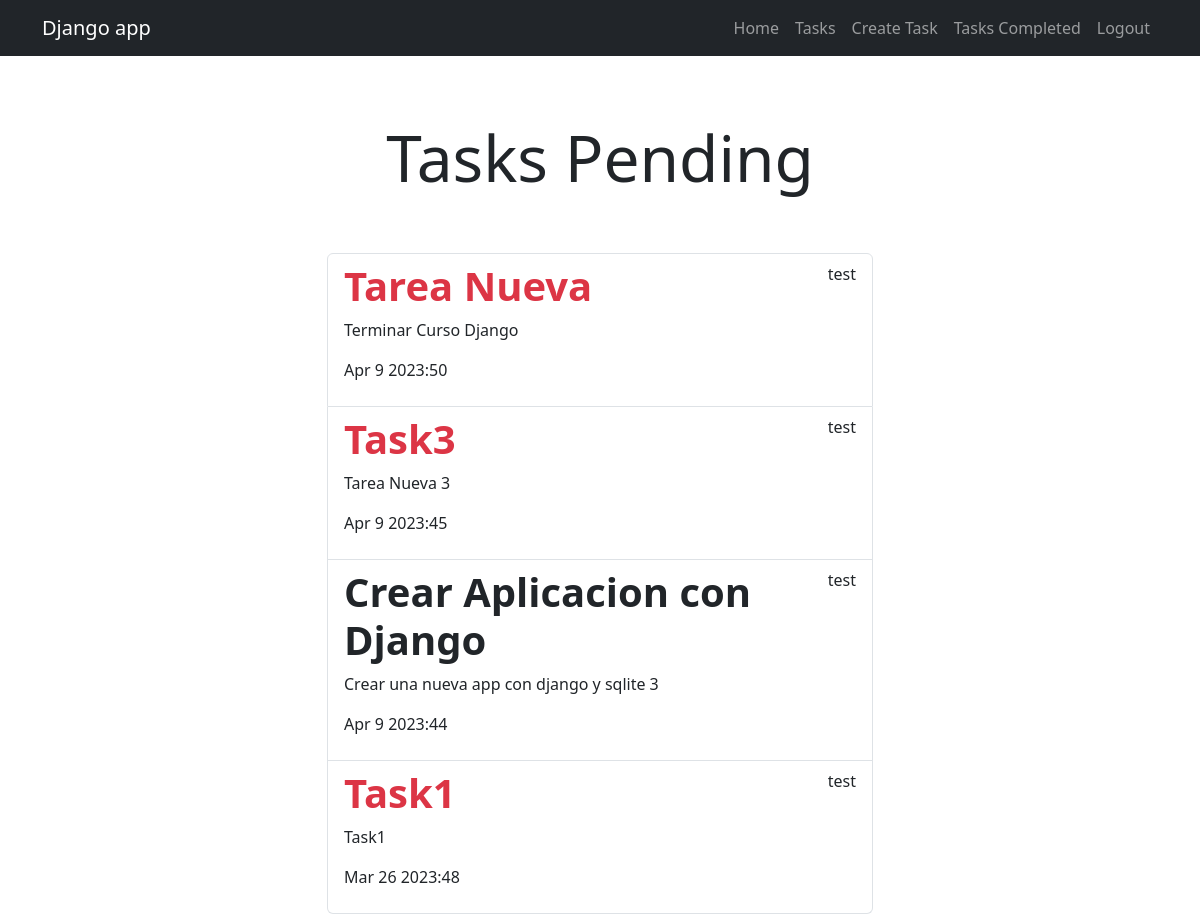
Page /tasks_completed/ (signed in) on the committed database.
### tasks/models.py (models this page shows, shortened)
class Task(models.Model):
    title = models.CharField(max_length=100)
    description = models.TextField(blank=True)
    created = models.DateTimeField(auto_now_add=True)
    date_completed = models.DateTimeField(null=True, blank=True)
    important = models.BooleanField(default=False)
    user = models.ForeignKey(User, on_delete=models.CASCADE)

### tasks/views.py (the view)
# urls.py: path("tasks_completed/", views.tasks_completed, name="tasks_completed"),
@login_required
def tasks_completed(request):
    tasks = Task.objects.filter(user=request.user, date_completed__isnull=False).order_by('-date_completed')
    return render(request, "tasks.html", {
        "tasks": tasks
    })

### tasks/templates/tasks.html
{% extends "base.html" %}
{% block content %}
<main class="container">
    <div class="row">
        <div class="col-md-6 offset-md-3">
            <h1 class="text-center display-3 py-5">Tasks Pending</h1>
                <ul class="list-group">
                    {% for task in tasks %}
                    <a class="list-group-item" href="{% url 'task_detail' task.id %}">
                        <header class="d-flex justify-content-between">
                                    {% if task.important %}
                                    <h1 class="fw-bold text-danger">
                                        {{ task.title }}
                                    </h1>
                                    {% else %}
                                        <h1 class="fw-bold">
                                            {{ task.title }}
                                        </h1>
                                {% endif %}
                                <p>
                                    {{ task.user.username }}
                                </p>
                        </header>
                                <p>
                                    {{ task.description }}
                                </p>
                                <p>{{ task.date_completed|date:'M j Y:i' }}</p>
                            </a>
                    {% endfor %}
                </ul>
        </div>
    </div>
</main>
{% endblock %}

### tasks/templates/base.html (shortened to what this page needs)
<!DOCTYPE html>
<html lang="en">
<head>
    <link rel="stylesheet" href="https://cdn.jsdelivr.net/npm/bootstrap@5.3.0-alpha3/dist/css/bootstrap.min.css">
</head>
<body>
    <nav class="navbar navbar-expand-lg bg-dark navbar-dark">
        <div class="container">
          <a class="navbar-brand" href="/">Django app</a>
          <div class="collapse navbar-collapse" id="navbarNav">
            <ul class="navbar-nav ms-auto">
                <li class="nav-item">
                    <a href="/" class="nav-link">Home</a>
                </li>
                {% if user.is_authenticated %}
                <li class="nav-item">
                    <a href="/tasks" class="nav-link">Tasks</a>
                </li>
                <li class="nav-item">
                    <a href="/tasks/create " class="nav-link">Create Task</a>
                </li>
                <li class="nav-item">
                    <a href="/tasks_completed" class="nav-link">Tasks Completed</a>
                </li>
                <li class="nav-item">
                    <a href="/logout" class="nav-link">Logout</a>
                </li>
                {% endif %}
            </ul>
          </div>
        </div>
      </nav>
{% block content %}
{% endblock %}
</body>
</html>

### rows in the picture
Task: title "Tarea Nueva", user.username "test", description "Terminar Curso Django", date_completed "Apr 9 2023:50"
Task: title "Task3", user.username "test", description "Tarea Nueva 3", date_completed "Apr 9 2023:45"
Task: title "Crear Aplicacion con Django", user.username "test", description "Crear una nueva app con django y sqlite 3", date_completed "Apr 9 2023:44"
Task: title "Task1", user.username "test", description "Task1", date_completed "Mar 26 2023:48"
